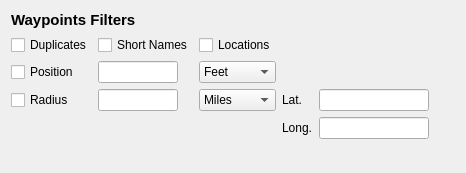
<?xml version="1.0" encoding="UTF-8"?>
<ui version="4.0">
 <class>WayPtsWidget</class>
 <widget class="QWidget" name="WayPtsWidget">
  <property name="geometry">
   <rect>
    <x>0</x>
    <y>0</y>
    <width>466</width>
    <height>173</height>
   </rect>
  </property>
  <property name="windowTitle">
   <string>Form</string>
  </property>
  <layout class="QGridLayout" name="gridLayout_2">
   <item row="0" column="0">
    <layout class="QGridLayout" name="gridLayout">
     <item row="3" column="0">
      <widget class="QCheckBox" name="radiusCheck">
       <property name="toolTip">
        <string>Include points only within radius</string>
       </property>
       <property name="whatsThis">
        <string>This filter includes or excludes waypoints based on their proximity to a central point. All waypoints more than the specified distance from the specified point will be removed from the dataset.

By default, all remaining points are sorted so that points closer to the center appear earlier in the output file. </string>
       </property>
       <property name="text">
        <string>Radius</string>
       </property>
      </widget>
     </item>
     <item row="2" column="0">
      <widget class="QCheckBox" name="positionCheck">
       <property name="toolTip">
        <string>Remove points based on proximity</string>
       </property>
       <property name="whatsThis">
        <string>Maximum positional distance.

This option specifies the minimum allowable distance between two points. If two points are closer than this distance, only one of them is kept. </string>
       </property>
       <property name="text">
        <string>Position</string>
       </property>
      </widget>
     </item>
     <item row="3" column="3">
      <widget class="QLabel" name="latLabel">
       <property name="text">
        <string>Lat.</string>
       </property>
      </widget>
     </item>
     <item row="3" column="4">
      <widget class="QLineEdit" name="latText">
       <property name="minimumSize">
        <size>
         <width>110</width>
         <height>0</height>
        </size>
       </property>
       <property name="toolTip">
        <string>Latitude of the central point in decimal degrees.  South latitudes should be expressed as a negative number.</string>
       </property>
      </widget>
     </item>
     <item row="3" column="2">
      <widget class="QComboBox" name="radiusUnitCombo">
       <item>
        <property name="text">
         <string>Miles</string>
        </property>
       </item>
       <item>
        <property name="text">
         <string>km</string>
        </property>
       </item>
      </widget>
     </item>
     <item row="0" column="0" colspan="5">
      <widget class="QLabel" name="label">
       <property name="font">
        <font>
         <pointsize>11</pointsize>
         <weight>75</weight>
         <bold>true</bold>
        </font>
       </property>
       <property name="text">
        <string>Waypoints Filters</string>
       </property>
      </widget>
     </item>
     <item row="4" column="4">
      <widget class="QLineEdit" name="longText">
       <property name="minimumSize">
        <size>
         <width>110</width>
         <height>0</height>
        </size>
       </property>
       <property name="toolTip">
        <string>Longitude of the central point in decimal degrees. West longitudes should be expressed as a negative number.</string>
       </property>
      </widget>
     </item>
     <item row="2" column="1">
      <widget class="QLineEdit" name="positionText">
       <property name="maximumSize">
        <size>
         <width>80</width>
         <height>16777215</height>
        </size>
       </property>
       <property name="toolTip">
        <string>Maximum positional distance.</string>
       </property>
      </widget>
     </item>
     <item row="4" column="3">
      <widget class="QLabel" name="longLabel">
       <property name="text">
        <string>Long.</string>
       </property>
      </widget>
     </item>
     <item row="1" column="2">
      <widget class="QCheckBox" name="locationsCheck">
       <property name="toolTip">
        <string>Suppress duplicate waypoint based on coords. </string>
       </property>
       <property name="whatsThis">
        <string>&lt;!DOCTYPE HTML PUBLIC &quot;-//W3C//DTD HTML 4.0//EN&quot; &quot;http://www.w3.org/TR/REC-html40/strict.dtd&quot;&gt;
&lt;html&gt;&lt;head&gt;&lt;meta name=&quot;qrichtext&quot; content=&quot;1&quot; /&gt;&lt;style type=&quot;text/css&quot;&gt;
p, li { white-space: pre-wrap; }
&lt;/style&gt;&lt;/head&gt;&lt;body style=&quot; font-family:'DejaVu Sans'; font-size:9pt; font-weight:400; font-style:normal;&quot;&gt;
&lt;p style=&quot; margin-top:12px; margin-bottom:12px; margin-left:0px; margin-right:0px; -qt-block-indent:0; text-indent:0px;&quot;&gt;Suppress duplicate waypoint based on coords. &lt;/p&gt;
&lt;p style=&quot; margin-top:12px; margin-bottom:12px; margin-left:0px; margin-right:0px; -qt-block-indent:0; text-indent:0px;&quot;&gt;This option causes the duplicate filter to remove any additional waypoint that has the same coordinates (to six decimal degrees) as a waypoint that came before. This option may be used to remove duplicate waypoints if the names are not expected to be the same. It also might be used along with the &lt;span style=&quot; font-family:'Courier New,courier';&quot;&gt;shortname&lt;/span&gt; option to remove duplicate waypoints if the names of several unrelated groups of waypoints might be the same. &lt;/p&gt;&lt;/body&gt;&lt;/html&gt;</string>
       </property>
       <property name="text">
        <string>Locations</string>
       </property>
      </widget>
     </item>
     <item row="2" column="2">
      <widget class="QComboBox" name="positionUnitCombo">
       <item>
        <property name="text">
         <string>Feet</string>
        </property>
       </item>
       <item>
        <property name="text">
         <string>Meters</string>
        </property>
       </item>
      </widget>
     </item>
     <item row="1" column="0">
      <widget class="QCheckBox" name="duplicatesCheck">
       <property name="toolTip">
        <string>Remove duplicates</string>
       </property>
       <property name="whatsThis">
        <string>The duplicate filter is designed to remove duplicate points based on their short name (traditionally a waypoint's name on the GPS receiver), and/or their location (to a precision of 6 decimals). This filter supports two options that specify how duplicates will be recognized, shortname and location. Generally, at least one of these options is required. </string>
       </property>
       <property name="text">
        <string>Duplicates</string>
       </property>
      </widget>
     </item>
     <item row="1" column="1">
      <widget class="QCheckBox" name="shortNamesCheck">
       <property name="sizePolicy">
        <sizepolicy hsizetype="Fixed" vsizetype="Fixed">
         <horstretch>0</horstretch>
         <verstretch>0</verstretch>
        </sizepolicy>
       </property>
       <property name="toolTip">
        <string>Suppress duplicate waypoints based on name.</string>
       </property>
       <property name="whatsThis">
        <string>&lt;!DOCTYPE HTML PUBLIC &quot;-//W3C//DTD HTML 4.0//EN&quot; &quot;http://www.w3.org/TR/REC-html40/strict.dtd&quot;&gt;
&lt;html&gt;&lt;head&gt;&lt;meta name=&quot;qrichtext&quot; content=&quot;1&quot; /&gt;&lt;style type=&quot;text/css&quot;&gt;
p, li { white-space: pre-wrap; }
&lt;/style&gt;&lt;/head&gt;&lt;body style=&quot; font-family:'DejaVu Sans'; font-size:9pt; font-weight:400; font-style:normal;&quot;&gt;
&lt;p style=&quot; margin-top:12px; margin-bottom:12px; margin-left:0px; margin-right:0px; -qt-block-indent:0; text-indent:0px;&quot;&gt;Suppress duplicate waypoints based on name. &lt;/p&gt;
&lt;p style=&quot; margin-top:12px; margin-bottom:12px; margin-left:0px; margin-right:0px; -qt-block-indent:0; text-indent:0px;&quot;&gt;This option is the one most often used with the duplicate filter. This option instructs the duplicate filter to remove any waypoints that share a short name with a waypoint that has come before. This option might be used to remove duplicates if you are merging two datasets that were each created in part from a common ancestor dataset. &lt;/p&gt;&lt;/body&gt;&lt;/html&gt;</string>
       </property>
       <property name="text">
        <string>Short Names</string>
       </property>
      </widget>
     </item>
     <item row="3" column="1">
      <widget class="QLineEdit" name="radiusText">
       <property name="maximumSize">
        <size>
         <width>80</width>
         <height>16777215</height>
        </size>
       </property>
       <property name="toolTip">
        <string>Maximum distance from center. </string>
       </property>
      </widget>
     </item>
    </layout>
   </item>
   <item row="0" column="1">
    <spacer name="horizontalSpacer">
     <property name="orientation">
      <enum>Qt::Horizontal</enum>
     </property>
     <property name="sizeHint" stdset="0">
      <size>
       <width>80</width>
       <height>20</height>
      </size>
     </property>
    </spacer>
   </item>
   <item row="1" column="0">
    <spacer name="verticalSpacer">
     <property name="orientation">
      <enum>Qt::Vertical</enum>
     </property>
     <property name="sizeHint" stdset="0">
      <size>
       <width>20</width>
       <height>0</height>
      </size>
     </property>
    </spacer>
   </item>
  </layout>
 </widget>
 <resources/>
 <connections/>
</ui>
